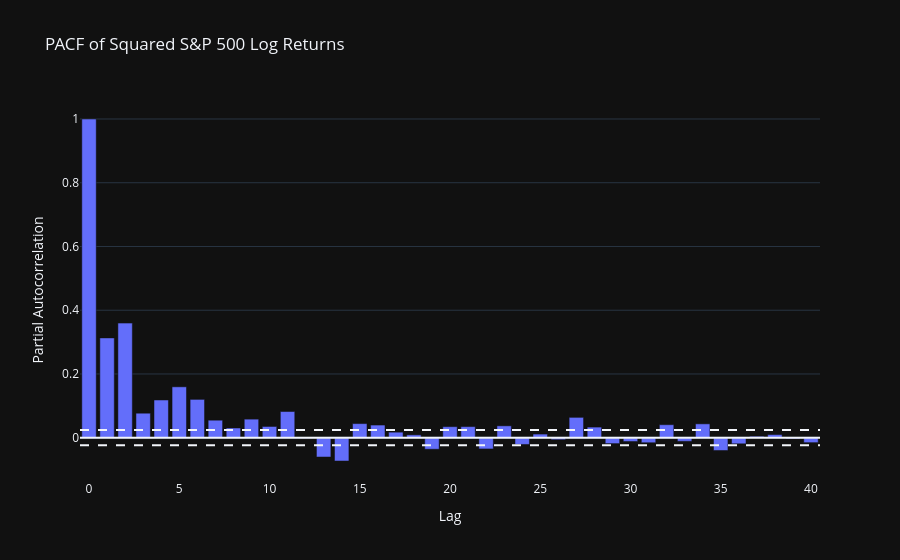

Notebook code for this chart:
### Markdown cell above
# PACF of Squared Returns

### Code cell
# Compute PACF
pacf_vals = pacf(
    df['squared_returns'].dropna(),
    nlags = 40,
    method = 'yw'
) 
# Confidence interval
n = len(df['log_returns'].dropna())
conf = 1.96 / np.sqrt(n)

# Plot
fig = go.Figure()

fig.add_trace(
    go.Bar(
        x=list(range(len(pacf_vals))),
        y=pacf_vals,
        name='PACF'
    )
)

# Confidence bands
fig.add_hline(y=conf, line_dash='dash')
fig.add_hline(y=-conf, line_dash='dash')
fig.add_hline(y=0)

fig.update_layout(
    title='PACF of Squared S&P 500 Log Returns',
    xaxis_title='Lag',
    yaxis_title='Partial Autocorrelation',
    showlegend=False
)

fig.show()
fig.write_image(
    "../reports/figures/pacf_squared_returns.png",
    width=1400,
    height=700,
    scale=2
)

### Figure 1 — Plotly figure (JSON) as saved in the notebook; plotly's stock layout.template omitted (floating-point values rounded to 4 significant figures)
{"data": [{"name": "PACF", "type": "bar", "x": [0, 1, 2, 3, 4, 5, 6, 7, 8, 9, 10, 11, 12, 13, 14, 15, 16, 17, 18, 19, 20, 21, 22, 23, 24, 25, 26, 27, 28, 29, 30, 31, 32, 33, 34, 35, 36, 37, 38, 39, 40], "y": [1.0, 0.3132, 0.3596, 0.07694, 0.1183, 0.1597, 0.1202, 0.05499, 0.03051, 0.05829, 0.03529, 0.08221, -0.002486, -0.06056, -0.07305, 0.04431, 0.03973, 0.01743, 0.008932, -0.03613, 0.03463, 0.03482, -0.03523, 0.03727, -0.02113, 0.01146, -0.006217, 0.06388, 0.03338, -0.01841, -0.01194, -0.01569, 0.0408, -0.01137, 0.04347, -0.04005, -0.01908, 0.004531, 0.009775, -0.003821, -0.01547]}], "layout": {"shapes": [{"line": {"dash": "dash"}, "type": "line", "x0": 0, "x1": 1, "xref": "x domain", "y0": 0.02391, "y1": 0.02391, "yref": "y"}, {"line": {"dash": "dash"}, "type": "line", "x0": 0, "x1": 1, "xref": "x domain", "y0": -0.02391, "y1": -0.02391, "yref": "y"}, {"type": "line", "x0": 0, "x1": 1, "xref": "x domain", "y0": 0, "y1": 0, "yref": "y"}], "showlegend": false, "title": {"text": "PACF of Squared S&P 500 Log Returns"}, "xaxis": {"title": {"text": "Lag"}}, "yaxis": {"title": {"text": "Partial Autocorrelation"}}}}
